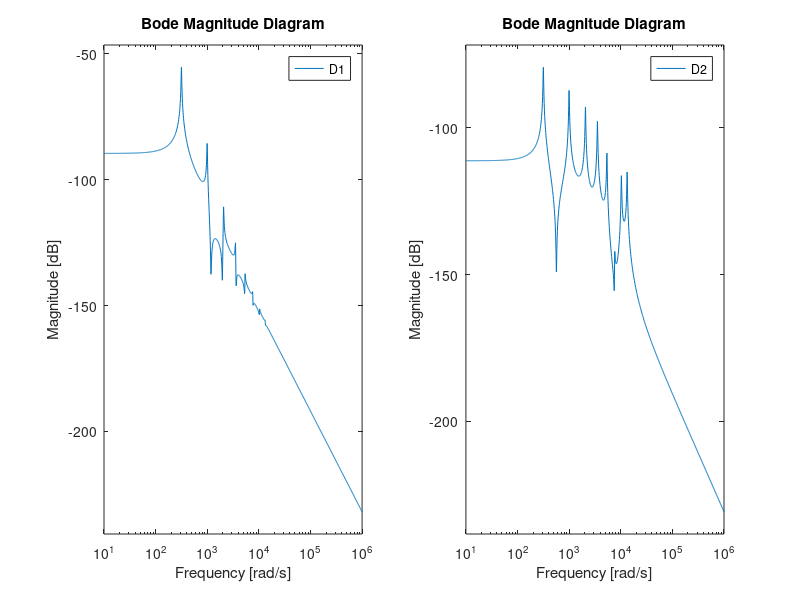

Write the MATLAB code that produced this figure. (Note: this script raises an error after producing the figure.)
% UNCERTAINTY ANALYSIS
% additive uncertainty due to high frequency component on output

function [W1,W2] = high_freq_uncert(zeta)

    % Exception handling:
    if(nargin<1)
        zeta = 0.01;
    end

    % Load parameter:    
    load('dyn_param.mat')
    N = length(gamm);
    load('high_order.mat')
    Ntot = length(omeg);
    
    % Select high order:
    xi = 10; % measurement point index x(i)
    
    g = gamma(N+1:Ntot);
    k = karr(N+1:Ntot);
    w = omeg(N+1:Ntot);
    p = D2phiarr(N+1:Ntot,xi);

    % Build transfer funtions:
    s = tf('s');
    D1=0; D2=0;
    for i=1:(Ntot-N)
        D1 = D1 + g(i)*k(i)/(s^2+2*zeta*w(i)*s+w(i)^2);
        D2 = D2 - Th/2*p(i)*k(i)/(s^2+2*zeta*w(i)*s+w(i)^2);
    end
    
    % Analyze magnitude:
    figure
    subplot(1,2,1); bodemag(D1); grid
    subplot(1,2,2); bodemag(D2); grid
    
    % Construct adequate filters:    
    K1 = (1+0.1)*getPeakGain(D1);
    W1 = K1/(1/w(4)*s+1); % low pass for medium/high damping
    
    K2 = (1+0.1)*getPeakGain(D2);
    W2 = K2/(1/w(4)*s+1);

end

% COMMENT:
% - filter type depends highly on damping factor (high or low pass)
% - cover uncertainty class wider because still missing modes
